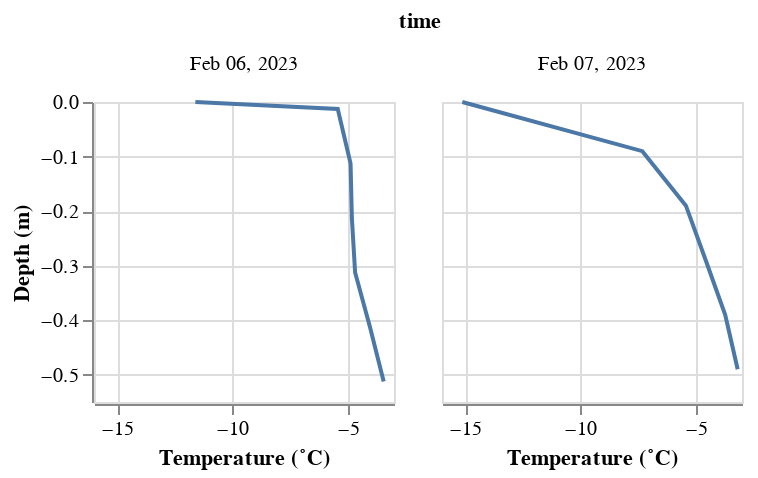

Source (notebook cell):
### Markdown cell above
Check those measurements out quickly to make sure we grabbed the right stuff

### Code cell
(
    alt.Chart(snow_temp_dataset_4_comparison).mark_line().encode(
        alt.X('value:Q').title('Temperature (˚C)'),
        alt.Y('depth:Q').title('Depth (m)'),
        
    ).properties(width=150, height=150)
).facet(
    alt.Facet('time:T')
)

### Figure 1 — Vega-Lite specification as saved in the notebook (floating-point values rounded to 4 significant figures)
{"config": {"view": {"continuousWidth": 300, "continuousHeight": 300}}, "data": {"name": "data-bd2b363e21b9ed903568f15d031c3b4d"}, "facet": {"field": "time", "type": "temporal"}, "spec": {"mark": {"type": "line"}, "encoding": {"x": {"field": "value", "title": "Temperature (˚C)", "type": "quantitative"}, "y": {"field": "depth", "title": "Depth (m)", "type": "quantitative"}}, "height": 150, "width": 150}, "$schema": "https://vega.github.io/schema/vega-lite/v5.20.1.json", "datasets": {"data-bd2b363e21b9ed903568f15d031c3b4d": [{"time": "2023-02-06T09:00:00", "SnowDepth_d": 0.9126, "variable": "Tsnow_0_4m_d", "value": -3.447, "height_agl": 0.4, "depth": -0.5126}, {"time": "2023-02-06T09:00:00", "SnowDepth_d": 0.9126, "variable": "Tsnow_0_5m_d", "value": -4.042, "height_agl": 0.5, "depth": -0.4126}, {"time": "2023-02-06T09:00:00", "SnowDepth_d": 0.9126, "variable": "Tsnow_0_6m_d", "value": -4.685, "height_agl": 0.6, "depth": -0.3126}, {"time": "2023-02-06T09:00:00", "SnowDepth_d": 0.9126, "variable": "Tsnow_0_7m_d", "value": -4.826, "height_agl": 0.7, "depth": -0.2126}, {"time": "2023-02-06T09:00:00", "SnowDepth_d": 0.9126, "variable": "Tsnow_0_8m_d", "value": -4.883, "height_agl": 0.8, "depth": -0.1126}, {"time": "2023-02-06T09:00:00", "SnowDepth_d": 0.9126, "variable": "Tsnow_0_9m_d", "value": -5.438, "height_agl": 0.9, "depth": -0.01262}, {"time": "2023-02-06T09:00:00", "SnowDepth_d": null, "variable": null, "value": -11.61, "height_agl": null, "depth": 0.0}, {"time": "2023-02-07T10:00:00", "SnowDepth_d": 0.8901, "variable": "Tsnow_0_4m_d", "value": -3.188, "height_agl": 0.4, "depth": -0.4901}, {"time": "2023-02-07T10:00:00", "SnowDepth_d": 0.8901, "variable": "Tsnow_0_5m_d", "value": -3.728, "height_agl": 0.5, "depth": -0.3901}, {"time": "2023-02-07T10:00:00", "SnowDepth_d": 0.8901, "variable": "Tsnow_0_6m_d", "value": -4.572, "height_agl": 0.6, "depth": -0.2901}, {"time": "2023-02-07T10:00:00", "SnowDepth_d": 0.8901, "variable": "Tsnow_0_7m_d", "value": -5.43, "height_agl": 0.7, "depth": -0.1901}, {"time": "2023-02-07T10:00:00", "SnowDepth_d": 0.8901, "variable": "Tsnow_0_8m_d", "value": -7.32, "height_agl": 0.8, "depth": -0.09008}, {"time": "2023-02-07T10:00:00", "SnowDepth_d": null, "variable": null, "value": -15.12, "height_agl": null, "depth": 0.0}]}}
